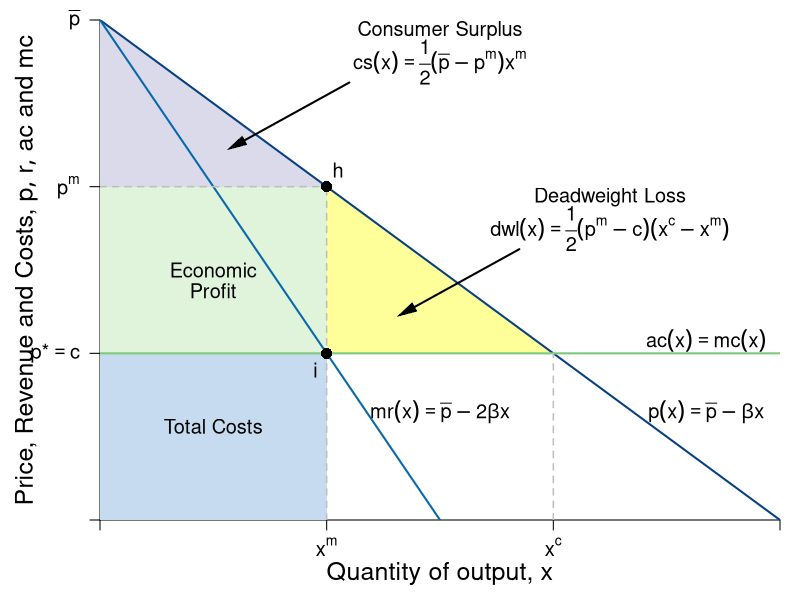

Here is the R script that generated this plot:
#Graph Designer: Simon Halliday
#Authors: Bowles, Foley and Halliday
#Title: Coordination, Conflict and Competition: A Text in Microeconomics

require(shape)
pdf(file = "competitionmarkets/monopolist_deadweightloss.pdf", width = 9, height = 7)

#Set parameters for graphics
axislabelsize <- 1.5
labelsize <- 1.2
graphlinewidth <- 2
segmentlinewidth <- 1.5

COL <- c("#7fc97f", "#beaed4", "#fdc086", "#ffff99", "#386cb0", "#f0027f", "#bf5b17", "#666666")
COLA <- c("#e0f3db", "#99d8c9","#66c2a4","#41ae76", "#238b45", "#005824")
COLB <- c("#c6dbef", "#4eb3d3", "#2b8cbe", "#0868ac","#084081")
COLC <- c("#fcfbfd", "#efedf5", "#dadaeb", "#bcbddc", "#9e9ac8", "#807dba", "#6a51a3", "#54278f", "#3f007d")

#Edited the margins to cater for the larger LHS labels
par(mar =  c(4, 5, 1, 1))

AvgRevenue <- function(x, rmax = 12, xmax = 12){
  rmax - (rmax/xmax)*x
}

MRevenue <- function(x, rmax = 12, xmax = 12){
  rmax - 2*(rmax/xmax)*x
}

AvgCost <- function(x, c0 = 2, c1 = 4){
  c0/x + c1
}

xlims <- c(0, 12)
ylims <- c(0, 12)

npts <- 501 
x <- seq(xlims[1], xlims[2], length.out = npts)
y <- seq(ylims[1], ylims[2], length.out = npts) 
a <- c(13, 16.75, 19.25)

plot(0, 0, xlim = xlims, ylim = ylims, type = "n",
     xlab = expression(paste("")),
     ylab = expression(paste("")), 
     xaxt = "n", 
     yaxt = "n", 
     cex.lab = axislabelsize, 
     bty = "n",
     xaxs="i", 
     yaxs="i")

# ticksy <- seq(from = ylims[1], to = ylims[2], by = 1)
# ylabels <- seq(from = ylims[1], to = ylims[2], by = 1)
# ticksx <- seq(from = xlims[1], to = xlims[2], by = 1)
# xlabels <- seq(from = xlims[1], to = xlims[2], by = 1)
ticksy <- c(0, 4, AvgRevenue(x = 4), ylims[2])
ylabels <- c(NA, expression(paste(p,"*", phantom()== c)), expression(paste(p^{m})), expression(paste(bar(p) )))
ticksx <- c(0, 4, 8, xlims[2])
xlabels <- c(NA, expression(paste(x^{m})), expression(paste(x^{c})), NA)

axis(1, at = ticksx, pos = 0, labels = xlabels, cex.axis = labelsize)
axis(2, at = ticksy, pos = 0, labels = ylabels, las = 1, cex.axis = labelsize)

npts <- 500 
xx1 <- seq(xlims[1], xlims[2], length.out = npts)
xx3 <- seq(2, 6, length.out = npts)

#Draw the polygon for profit
xpoly1 <- c(0, 4, 4, 0, 0)
ypoly1 <- c(4, 4, AvgRevenue(x = 4), AvgRevenue(x = 4), 4)
polygon(x = xpoly1, y = ypoly1, col=COLA[1], density=NULL, border = NA)

#Draw the polygon for costs
xpoly2 <- c(0, 4, 4, 0, 0)
ypoly2 <- c(0, 0, 4, 4, 4)
polygon(x = xpoly2, y = ypoly2, col=COLB[1], density=NULL, border = NA)

#Draw the polygon for deadweight loss
xpoly3 <- c(4, 4, 8, 4)
ypoly3 <- c(4, AvgRevenue(x = 4), 4, 4)
polygon(x = xpoly3, y = ypoly3, col=COL[4], density=NULL, border = NA)

#Draw the polygon for consumer surplus
xpoly4 <- c(0, 4, 0, 0)
ypoly4 <- c(8, 8, 12, 8)
polygon(x = xpoly4, y = ypoly4, col=COLC[3], density=NULL, border = NA)


#lines(xx1, bcA(xx1, w = 10, p = 1.5), col = COLB[3], lwd = graphlinewidth)
lines(xx1, AvgRevenue(xx1, rmax = 12, xmax = 12), col = COLB[5], lwd = graphlinewidth)
lines(xx1, MRevenue(xx1, rmax = 12, xmax = 12), col = COLB[4], lwd = graphlinewidth)
#lines(xx1, AvgCost(xx1, c0 = 2, c1 = 4), col = COLA[5], lwd = graphlinewidth)

#Label the axes
mtext(expression(paste("Quantity of output, ", x)), side=1, line = 2.5, cex = axislabelsize)
text(-1.3, 0.5*ylims[2], expression(paste("Price, Revenue and Costs, ", list(p, r, ac), " and ", mc)), xpd = TRUE, cex = axislabelsize, srt = 90) 

#Label curves
text(10.7, 4.3, expression(paste(ac(x) == mc(x))), cex = labelsize)
text(10.7, 2.6, expression(paste(p(x) == bar(p) - beta*x)), cex = labelsize)
text(6, 2.6, expression(paste(mr(x) == bar(p) - 2*beta*x)), cex = labelsize)

#Labels cost and profit areas
text(2, 0.5*AvgCost(x = 4), expression("Total Costs"), cex = labelsize)
text(2, 6, expression("Economic"), cex = labelsize)
text(2, 5.5, expression("Profit"), cex = labelsize)
# text(5.25, 5.5, expression("Deadweight"), cex = labelsize)
# text(5.25, 5, expression("Loss"), cex = labelsize)

#Draw segments for total costs
segments(0, AvgRevenue(x = 4), 4, AvgRevenue(x = 4), lty = 2, col = "gray" , lwd = segmentlinewidth)
segments(4, 0, 4, AvgRevenue(x = 4), lty = 2, col = "gray" , lwd = segmentlinewidth)
segments(0, 4, xlims[2], 4, lty = 1, col = COL[1] , lwd = graphlinewidth)

#Segment for many firms comparison
segments(8, 0, 8, 4, lty = 2, col = "gray" , lwd = segmentlinewidth)

#Label Points for comparison
points(4, MRevenue(x = 4), pch = 16, col = "black", cex = 1.5)
text(3.8, MRevenue(x = 4) - 0.4, expression(i), cex = labelsize)


points(4, AvgRevenue(x = 4), pch = 16, col = "black", cex = 1.5)
text(4.2, AvgRevenue(x = 4) + 0.4, expression(h), cex = labelsize)


# Arrow to Consumer surplus
text(6, 11.75, expression(paste("Consumer Surplus")), cex = labelsize)
text(6, 11, expression(paste(cs(x) == frac(1,2)*(bar(p) - p^{m})*x^{m} )), cex = labelsize)
Arrows(4.4, 10.5, 2.4, 9, col = "black", lty = 1, lwd = 2, arr.type = "triangle", arr.lwd = 0.5)

# Arrow to Deadweight loss
text(9, 7.75, expression(paste("Deadweight Loss")), cex = labelsize)
text(9, 7, expression(paste(dwl(x) == frac(1,2)*(p^{m} - c)*(x^{c} - x^{m}))), cex = labelsize)
Arrows(7.4, 6.5, 5.4, 5, col = "black", lty = 1, lwd = 2, arr.type = "triangle", arr.lwd = 0.5)



dev.off()
